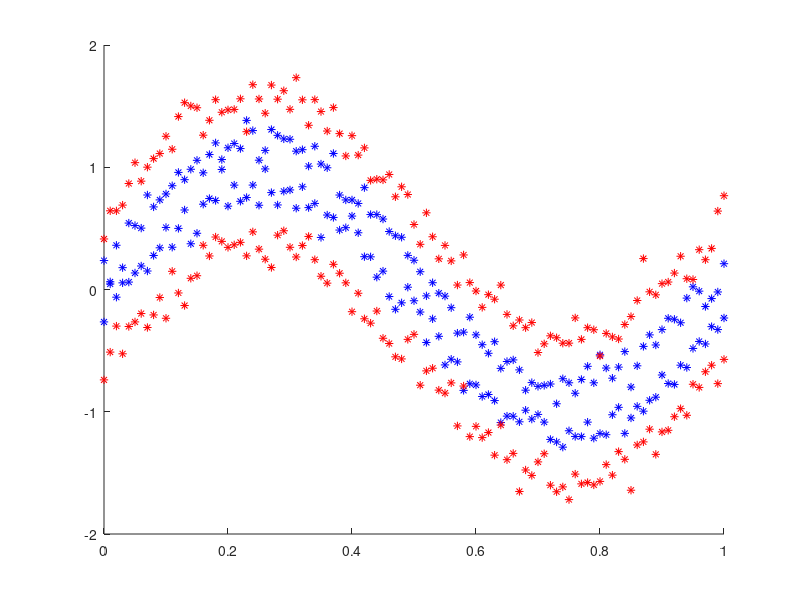

This chart was generated by the following MATLAB code: (Note: this script raises an error after producing the figure.)
%BackPropogation Algorithm for training neural networks

%% Train with MNIST Data
%Ready the data
load mnist_49_3000
[d,n] = size(x);

y = (y+1)./2;
m = 2000;
X_train = x(:,1:2000);
Y_train = y(1:2000);


X_test = x(:,2001:3000);
Y_test = y(2001:3000);

%Inputs and Outputs
ip = X_train;
op = Y_train;

%% Train with sin data
t1(1,:) = 0:0.01:1;
t1(2,:) = 0:0.01:1;
t1(3,:) = 0:0.01:1;
t1(4,:) = 0:0.01:1;

% Train data
x1(1,:) = sin(2*pi*t1(1,:)) + (0.1*randn(1,length(t1)) + 0.2);
x1(2,:) = sin(2*pi*t1(1,:)) + (0.1*randn(1,length(t1)) - 0.2);
x1(3,:) = sin(2*pi*t1(1,:)) + (0.1*randn(1,length(t1)) + 0.6);
x1(4,:) = sin(2*pi*t1(1,:)) + (0.1*randn(1,length(t1)) - 0.6);

X_train = [x1(1,:), x1(2,:), x1(3,:), x1(4,:);
            t1(1,:), t1(2,:), t1(3,:), t1(4,:)];
Y_train = [ones(1,length(t1(1,:))*2) zeros(1,length(t1(1,:))*2)];

%Test Data
x1(1,:) = sin(2*pi*t1(1,:)) + (0.1*randn(1,length(t1)) + 0.2);
x1(2,:) = sin(2*pi*t1(1,:)) + (0.1*randn(1,length(t1)) - 0.2);
x1(3,:) = sin(2*pi*t1(1,:)) + (0.1*randn(1,length(t1)) + 0.6);
x1(4,:) = sin(2*pi*t1(1,:)) + (0.1*randn(1,length(t1)) - 0.6);

X_test = [x1(1,:), x1(2,:), x1(3,:), x1(4,:);
            t1(1,:), t1(2,:), t1(3,:), t1(4,:)];
Y_test = [ones(1,length(t1(1,:))*2) zeros(1,length(t1(1,:))*2)];

%Visualize the data
figure(1); hold on;
plot(X_train(2,1:202),X_train(1,1:202),'*b');
plot(X_train(2,203:end),X_train(1,203:end),'*r');

[d m] = size(X_train);

%Normalize the data
X_train = X_train./4 + 0.5;
X_test = X_test./4 + 0.5;

ip = X_train;
op = Y_train;


%%
%Define the neural network
n_ip = d;                       %Number of input features
n_op = 1;                       %Number of op layers
n_l = 4;                        %Number of layers including ip and op layer
n_nodes = [n_ip 100 100 n_op];       %Number of nodes per layer

alpha = 10.0;            %Learning rate (or) gradient descent step size
lambda = 0.0001;           %Regularization constant

% Sigmoid and its differencial
sig = @(k) (1./(1+exp(-k)));
d_sig = @(k) (sig(k).*(1-sig(k)));

%% Initialise the neural network

%initiailse the weights
W = cell(1,n_l-1);
b = cell(1,n_l-1);
for i = 1:n_l-1
    W{i} = (rand(n_nodes(i+1),n_nodes(i)) - 0.5 ) / 90;    %small random value 
    b{i} = zeros(n_nodes(i+1),1);
end


 
%% This does not work

iter = 0;
while(1) %Loop till convergence
    %Gradient Descent
    iter = iter+1;
    %Initialise tmp gradients
    Wgrad = cell(1,n_l-1);
    bgrad = cell(1,n_l-1);
    for l = 1:n_l-1
        Wgrad{l} = zeros(size(W{l}));
        bgrad{l} = zeros(size(b{l}));
    end
    
    theta = convertWbToTheta(W,b);
    
    [cost grad] = evaluateNeuralNetwork(theta, ip, op, n_l, ...
                                                n_nodes, lambda);
    [Wgrad bgrad] = convertThetaToWb(grad, n_nodes);
    %Code to check gradients
%     numgrad = computeNumericalGradients(@(x) evaluateNeuralNetwork(x, ip, op, n_l, n_nodes, lambda), theta);
%     grad = convertWbToTheta(Wgrad,bgrad);
%     
%     disp([numgrad  grad]);
%     disp(norm(numgrad-grad));

    %Update the wieghts 
    for l = 1:n_l-1
        W{l} = W{l} - alpha*(Wgrad{l}); % + lambda*W{l}
        b{l} = b{l} - alpha*(bgrad{l});
    end
    
    %Check the training error in each step and see if it decreases 
    Y_predict = zeros(1,length(Y_test));
    [a1, z1] = doForwardPass(W,b,X_test,n_l);
    Y_predict = (a1{n_l}>0.5);
    test_error = sum(Y_test ~= Y_predict)/length(Y_test)*100

    %Need to implement stopping criterion
    if(iter == 400)
        break;
    end
end

%% Gradient Descent
%  Randomly initialize the parameters
theta = convertWbToTheta(W,b);


%  Use minFunc to minimize the function
addpath minFunc/
options.Method = 'lbfgs'; % Here, we use L-BFGS to optimize our cost
                          % function. Generally, for minFunc to work, you
                          % need a function pointer with two outputs: the
                          % function value and the gradient. In our problem,
                          % sparseAutoencoderCost.m satisfies this.
options.maxIter = 400;	  % Maximum number of iterations of L-BFGS to run 
options.display = 'on';

% 
% [opttheta, cost] = minFunc( @(p) sparseAutoencoderCost(p, ...
%                                    visibleSize, hiddenSize, ...
%                                    lambda, sparsityParam, ...
%                                    beta, patches), ...
%                               theta, options);

[opttheta, cost] = minFunc( @(p) evaluateNeuralNetwork(p, ip, op, ...
                                            n_l, n_nodes, lambda), ...
                              theta, options)
                          
%%======================================================================

%%
[W_new b_new] = convertThetaToWb(opttheta, n_nodes);

Y_predict = zeros(1,length(Y_test));

[a1, z1] = doForwardPass(W_new,b_new,X_test,n_l);
Y_predict = (a1{n_l}>0.5);


test_error = sum(Y_test ~= Y_predict)/length(Y_test)*100

